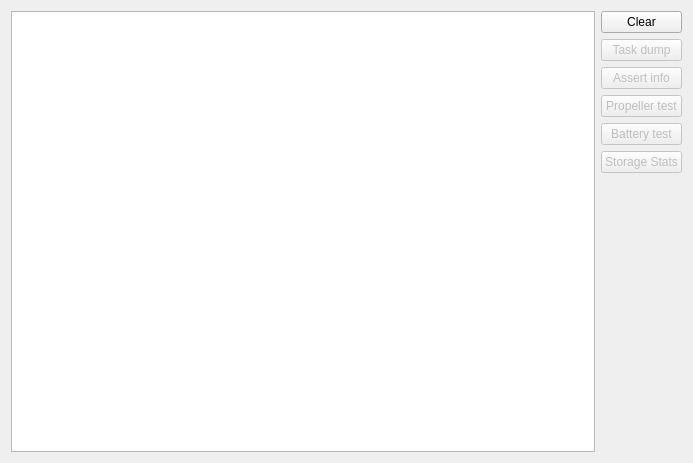
<?xml version="1.0" encoding="UTF-8"?>
<ui version="4.0">
 <class>Form</class>
 <widget class="QWidget" name="Form">
  <property name="geometry">
   <rect>
    <x>0</x>
    <y>0</y>
    <width>693</width>
    <height>463</height>
   </rect>
  </property>
  <property name="windowTitle">
   <string>Form</string>
  </property>
  <layout class="QHBoxLayout" name="horizontalLayout">
   <item>
    <layout class="QHBoxLayout" name="horizontalLayout_2">
     <item>
      <widget class="QTextEdit" name="console"/>
     </item>
     <item>
      <layout class="QVBoxLayout" name="verticalLayout">
       <item>
        <widget class="QPushButton" name="_clearButton">
         <property name="text">
          <string>Clear</string>
         </property>
        </widget>
       </item>
       <item>
        <widget class="QPushButton" name="_dumpSystemLoadButton">
         <property name="enabled">
          <bool>false</bool>
         </property>
         <property name="text">
          <string>Task dump</string>
         </property>
         <property name="checkable">
          <bool>false</bool>
         </property>
        </widget>
       </item>
       <item>
        <widget class="QPushButton" name="_dumpAssertInformation">
         <property name="enabled">
          <bool>false</bool>
         </property>
         <property name="text">
          <string>Assert info</string>
         </property>
        </widget>
       </item>
       <item>
        <widget class="QPushButton" name="_propellerTestButton">
         <property name="enabled">
          <bool>false</bool>
         </property>
         <property name="toolTip">
          <string>&lt;html&gt;&lt;head/&gt;&lt;body&gt;&lt;p&gt;&lt;span style=&quot; font-weight:600; font-style:italic;&quot;&gt;Experimental feature:&lt;/span&gt;&lt;span style=&quot; font-weight:600;&quot;&gt; Tests propellers and motors&lt;/span&gt;&lt;/p&gt;&lt;p&gt;Place the Aeroflie on a flat hard surface and run the propeller test.&lt;/p&gt;&lt;p&gt;The aeroflie will run the motors in sequence and beeps the motors that are above the vibration threshold.&lt;/p&gt;&lt;p&gt;The results are also printed on the console.&lt;/p&gt;&lt;/body&gt;&lt;/html&gt;</string>
         </property>
         <property name="text">
          <string>Propeller test</string>
         </property>
        </widget>
       </item>
       <item>
        <widget class="QPushButton" name="_batteryTestButton">
         <property name="enabled">
          <bool>false</bool>
         </property>
         <property name="toolTip">
          <string>&lt;html&gt;&lt;head/&gt;&lt;body&gt;&lt;p&gt;&lt;span style=&quot; font-weight:600; font-style:italic;&quot;&gt;Experimental feature:&lt;/span&gt;&lt;span style=&quot; font-weight:600;&quot;&gt; Test battery (power path)&lt;/span&gt;&lt;/p&gt;&lt;p&gt;This test will very shortly spin the motors at pull power and measure the voltage drop. This voltage drop should not be to high. If it is, the battery is probably bad, but it could also be the connector or other components in the power path that adds resistance.&lt;/p&gt;&lt;p&gt;The results are printed on the console and can be read from the health.batterySag and health.batteryPass log variables.&lt;/p&gt;&lt;p&gt;This feature is meant for the Aeroflie 2.x only and should probably not be used by e.g. Aeroflie Bolt or BigQuad. For them the test could even be dangerous.&lt;/p&gt;&lt;p&gt;&lt;br/&gt;&lt;/p&gt;&lt;p&gt;&lt;br/&gt;&lt;/p&gt;&lt;/body&gt;&lt;/html&gt;</string>
         </property>
         <property name="text">
          <string>Battery test</string>
         </property>
        </widget>
       </item>
       <item>
        <widget class="QPushButton" name="_storageStatsButton">
         <property name="enabled">
          <bool>false</bool>
         </property>
         <property name="text">
          <string>Storage Stats</string>
         </property>
        </widget>
       </item>
       <item>
        <spacer name="verticalSpacer">
         <property name="orientation">
          <enum>Qt::Vertical</enum>
         </property>
         <property name="sizeHint" stdset="0">
          <size>
           <width>20</width>
           <height>40</height>
          </size>
         </property>
        </spacer>
       </item>
      </layout>
     </item>
    </layout>
   </item>
  </layout>
 </widget>
 <resources/>
 <connections/>
</ui>
